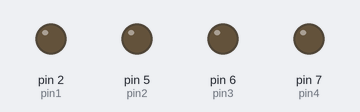
Bench run of a sketch on a simulated Arduino Uno, built with avr-gcc and run on an emulated ATmega328P. Parts: output pins drawn as LEDs (lit = HIGH).

Above: at 0.5 s.
At 2.5 s:
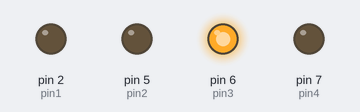
At 4.5 s:
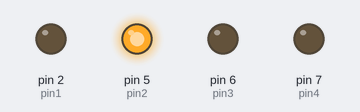
At 9.5 s:
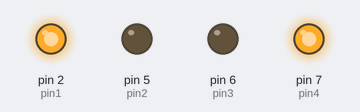
At 14.5 s:
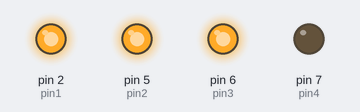
At 19.5 s:
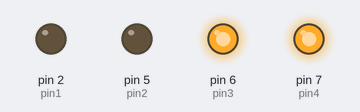
Timing chart, 0 to 20.8 s (numbered marks = the images above):
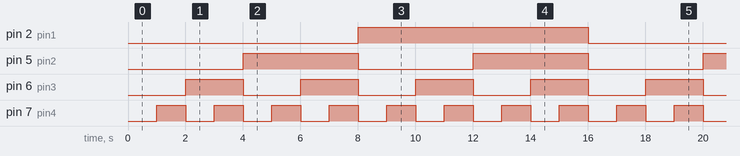

Measured:
- by itself, pin 2 (pin1): alternates HIGH for 8.0 s and LOW for 8.0 s
- by itself, pin 5 (pin2): alternates HIGH for 4.0 s and LOW for 4.0 s
- by itself, pin 6 (pin3): alternates HIGH for 2.0 s and LOW for 2.0 s
- by itself, pin 7 (pin4): alternates HIGH for 1.0 s and LOW for 1.0 s

The sketch:

Proyecto_3.ino
```cpp
int pin1 = 2;
int pin2 = 5;
int pin3 = 6;
int pin4 = 7;

void setup() {
  // put your setup code here, to run once:
  pinMode(pin1, OUTPUT);
  pinMode(pin2, OUTPUT);
  pinMode(pin3, OUTPUT);
  pinMode(pin4, OUTPUT);
}

void loop() {
  // put your main code here, to run repeatedly:
  digitalWrite(pin1, LOW);
  digitalWrite(pin2, LOW);
  digitalWrite(pin3, LOW);
  digitalWrite(pin4, LOW);
  delay(1000);
  digitalWrite(pin1, LOW);
  digitalWrite(pin2, LOW);
  digitalWrite(pin3, LOW);
  digitalWrite(pin4, HIGH);
  delay(1000);
  digitalWrite(pin1, LOW);
  digitalWrite(pin2, LOW);
  digitalWrite(pin3, HIGH);
  digitalWrite(pin4, LOW);
  delay(1000);
  digitalWrite(pin1, LOW);
  digitalWrite(pin2, LOW);
  digitalWrite(pin3, HIGH);
  digitalWrite(pin4, HIGH);
  delay(1000);
  digitalWrite(pin1, LOW);
  digitalWrite(pin2, HIGH);
  digitalWrite(pin3, LOW);
  digitalWrite(pin4, LOW);
  delay(1000);
  digitalWrite(pin1, LOW);
  digitalWrite(pin2, HIGH);
  digitalWrite(pin3, LOW);
  digitalWrite(pin4, HIGH);
  delay(1000);
  digitalWrite(pin1, LOW);
  digitalWrite(pin2, HIGH);
  digitalWrite(pin3, HIGH);
  digitalWrite(pin4, LOW);
  delay(1000);
  digitalWrite(pin1, LOW);
  digitalWrite(pin2, HIGH);
  digitalWrite(pin3, HIGH);
  digitalWrite(pin4, HIGH);
  delay(1000);
  digitalWrite(pin1, HIGH);
  digitalWrite(pin2, LOW);
  digitalWrite(pin3, LOW);
  digitalWrite(pin4, LOW);
  delay(1000);
  digitalWrite(pin1, HIGH);
  digitalWrite(pin2, LOW);
  digitalWrite(pin3, LOW);
  digitalWrite(pin4, HIGH);
  delay(1000);
  digitalWrite(pin1, HIGH);
  digitalWrite(pin2, LOW);
  digitalWrite(pin3, HIGH);
  digitalWrite(pin4, LOW);
  delay(1000);
  digitalWrite(pin1, HIGH);
  digitalWrite(pin2, LOW);
  digitalWrite(pin3, HIGH);
  digitalWrite(pin4, HIGH);
  delay(1000);
  digitalWrite(pin1, HIGH);
  digitalWrite(pin2, HIGH);
  digitalWrite(pin3, LOW);
  digitalWrite(pin4, LOW);
  delay(1000);
  digitalWrite(pin1, HIGH);
  digitalWrite(pin2, HIGH);
  digitalWrite(pin3, LOW);
  digitalWrite(pin4, HIGH);
  delay(1000);
  digitalWrite(pin1, HIGH);
  digitalWrite(pin2, HIGH);
  digitalWrite(pin3, HIGH);
  digitalWrite(pin4, LOW);
  delay(1000);
  digitalWrite(pin1, HIGH);
  digitalWrite(pin2, HIGH);
  digitalWrite(pin3, HIGH);
  digitalWrite(pin4, HIGH);
  delay(1000);
}
```
